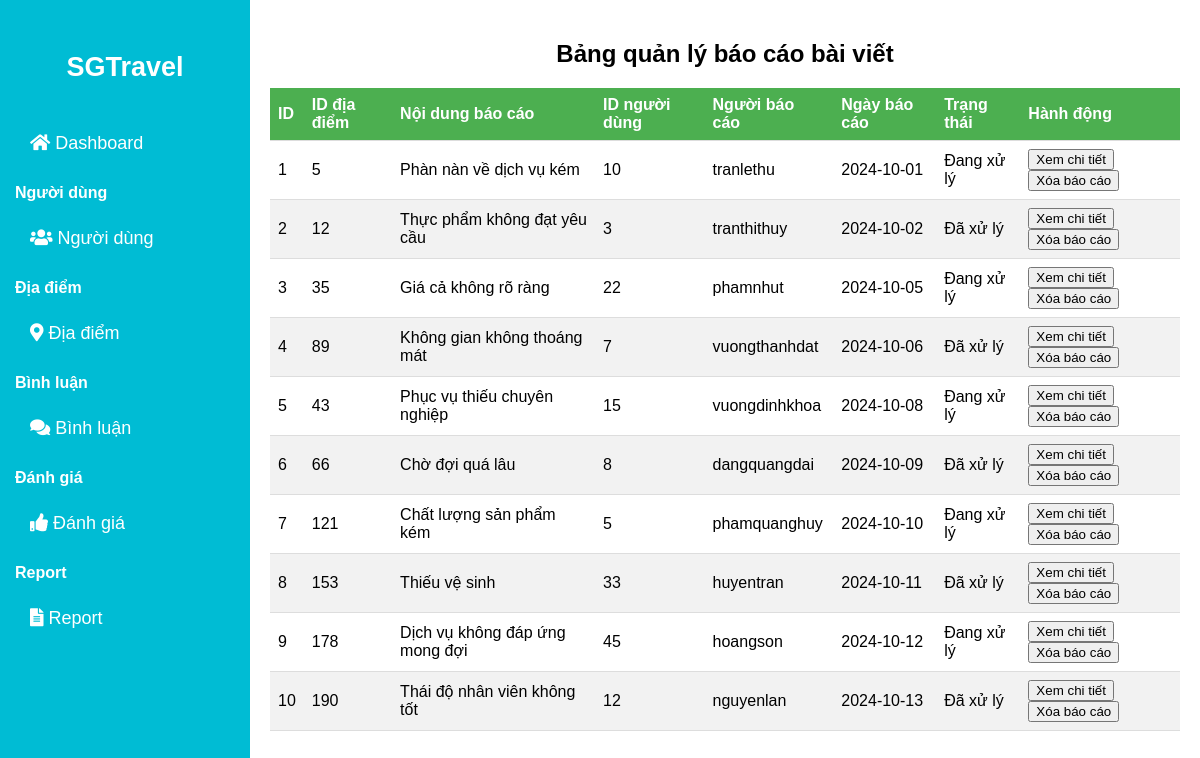
The app's page /admin/Report.php with its own data.
### tables this page shows
CREATE TABLE bao_cao (
    id INT AUTO_INCREMENT PRIMARY KEY,
    id_dia_diem INT NOT NULL,
    noi_dung_bao_cao TEXT NOT NULL,
    id_tai_khoan int NOT NULL,
    ngay_bao_cao DATE NOT NULL,
    trang_thai VARCHAR(50) NOT NULL,
    FOREIGN KEY (id_dia_diem) REFERENCES dia_diem(id),
    FOREIGN KEY (id_tai_khoan) REFERENCES tai_khoan(id)
);

CREATE TABLE tai_khoan (
    id INT AUTO_INCREMENT PRIMARY KEY, 
    ten_dang_nhap VARCHAR(50) NOT NULL UNIQUE,
    mat_khau VARCHAR(15) NOT NULL,
    phan_quyen INT NOT NULL,   
    email VARCHAR(50) NOT NULL UNIQUE, 
    so_dien_thoai VARCHAR(20), 
    trang_thai VARCHAR(20)
);

### admin/Report.php (the view, shortened to what this page needs)
<?php
$servername = "localhost";
$username = "root";
$password = "";
$dbname = "sgtravel";
$port = '3306';
$conn = new mysqli($servername, $username, $password, $dbname, $port);
$sql = "SELECT bc.id, bc.id_dia_diem, bc.noi_dung_bao_cao, bc.id_tai_khoan, tk.ten_dang_nhap AS nguoi_bao_cao, bc.ngay_bao_cao, bc.trang_thai
        FROM bao_cao bc
        JOIN tai_khoan tk ON bc.id_tai_khoan = tk.id";
$result = $conn->query($sql);
?>
<!DOCTYPE html>
<html lang="vi">
<head>
  <link
    href="https://cdnjs.cloudflare.com/ajax/libs/font-awesome/5.15.3/css/all.min.css"
    rel="stylesheet" />
</head>
<body>
  <div class="sidebar">
  <a href="./Dashboard.php"><h2>SGTravel</h2></a>
    <div class="menu-section">
      <a href="../admin/Dashboard.php"><i class="fas fa-home"></i> Dashboard</a>
    </div>
    <div class="menu-section">
      <h3>Người dùng</h3>
      <a href="../admin/User.php"><i class="fas fa-users"></i> Người dùng</a>
    </div>
    <div class="menu-section">
      <h3>Địa điểm</h3>
      <a href="../admin/Diadiem.php"><i class="fas fa-map-marker-alt"></i> Địa điểm</a>
    </div>
    <div class="menu-section">
      <h3>Bình luận</h3>
      <a href="../admin/comment.php"><i class="fas fa-comments"></i> Bình luận</a>
    </div>
    <div class="menu-section">
      <h3>Đánh giá</h3>
      <a href="../admin/Danhgia.php"><i class="fas fa-thumbs-up"></i> Đánh giá</a>
    </div>
    <div class="menu-section">
      <h3>Report</h3>
      <a href="../admin/Report.php"><i class="fas fa-file-alt"></i> Report</a>
    </div>
  </div>
  <div class="container">
    <h2>Bảng quản lý báo cáo bài viết</h2>
    <table>
      <thead>
        <tr>
          <th>ID</th>
          <th>ID địa điểm</th>
          <th>Nội dung báo cáo</th>
          <th>ID người dùng</th>
          <th>Người báo cáo</th>
          <th>Ngày báo cáo</th>
          <th>Trạng thái</th>
          <th>Hành động</th>
        </tr>
      </thead>
      <tbody>
        <?php
        if ($result->num_rows > 0) {
          while ($row = $result->fetch_assoc()) {
            echo "<tr>
                          <td>{$row['id']}</td>
                          <td>{$row['id_dia_diem']}</td>
                          <td>{$row['noi_dung_bao_cao']}</td>
                          <td>{$row['id_tai_khoan']}</td>
                          <td>{$row['nguoi_bao_cao']}</td>
                          <td>{$row['ngay_bao_cao']}</td>
                          <td>{$row['trang_thai']}</td>
                          <td>
                              <button class='xem'>Xem chi tiết</button>
                              <button class='xoa'>Xóa báo cáo</button>
                          </td>
                        </tr>";
          }
        } else {
          echo "<tr><td colspan='8'>Không có dữ liệu báo cáo</td></tr>";
        }
        ?>
      </tbody>
    </table>
  </div>
</body>
</html>

### admin/Report.php (style rules this page uses)
body { margin: 0; font-family: Arial, sans-serif; display: flex; }
.sidebar { width: 250px; background-color: #00bcd4; height: 100vh; position: fixed; top: 0; left: 0; padding-top: 20px; color: white; box-sizing: border-box; }
.sidebar h2 { text-align: center; margin-bottom: 30px; }
.sidebar a { display: block; color: white; padding: 10px; text-decoration: none; font-size: 18px; }
.sidebar .menu-section { margin-bottom: 20px; }
.sidebar .menu-section h3 { margin-left: 15px; font-size: 16px; }
.sidebar .menu-section a { padding-left: 30px; }
.container { margin-left: 250px; padding: 20px; width: calc(100% - 250px); background: #fff; box-sizing: border-box; }
h2 { text-align: center; margin-bottom: 20px; }
table { width: 100%; border-collapse: collapse; }
th, td { text-align: left; padding: 8px; border-bottom: 1px solid #ddd; }
th { background-color: #4caf50; color: white; }
tr:nth-child(even) { background-color: #f2f2f2; }

### records on screen
bao_cao: id "1", id_dia_diem "5", noi_dung_bao_cao "Phàn nàn về dịch vụ kém", id_tai_khoan "10", id_tai_khoan.ten_dang_nhap "tranlethu", ngay_bao_cao "2024-10-01", trang_thai "Đang xử lý"
bao_cao: id "2", id_dia_diem "12", noi_dung_bao_cao "Thực phẩm không đạt yêu cầu", id_tai_khoan "3", id_tai_khoan.ten_dang_nhap "tranthithuy", ngay_bao_cao "2024-10-02", trang_thai "Đã xử lý"
bao_cao: id "3", id_dia_diem "35", noi_dung_bao_cao "Giá cả không rõ ràng", id_tai_khoan "22", id_tai_khoan.ten_dang_nhap "phamnhut", ngay_bao_cao "2024-10-05", trang_thai "Đang xử lý"
bao_cao: id "4", id_dia_diem "89", noi_dung_bao_cao "Không gian không thoáng mát", id_tai_khoan "7", id_tai_khoan.ten_dang_nhap "vuongthanhdat", ngay_bao_cao "2024-10-06", trang_thai "Đã xử lý"
bao_cao: id "5", id_dia_diem "43", noi_dung_bao_cao "Phục vụ thiếu chuyên nghiệp", id_tai_khoan "15", id_tai_khoan.ten_dang_nhap "vuongdinhkhoa", ngay_bao_cao "2024-10-08", trang_thai "Đang xử lý"
bao_cao: id "6", id_dia_diem "66", noi_dung_bao_cao "Chờ đợi quá lâu", id_tai_khoan "8", id_tai_khoan.ten_dang_nhap "dangquangdai", ngay_bao_cao "2024-10-09", trang_thai "Đã xử lý"
bao_cao: id "7", id_dia_diem "121", noi_dung_bao_cao "Chất lượng sản phẩm kém", id_tai_khoan "5", id_tai_khoan.ten_dang_nhap "phamquanghuy", ngay_bao_cao "2024-10-10", trang_thai "Đang xử lý"
bao_cao: id "8", id_dia_diem "153", noi_dung_bao_cao "Thiếu vệ sinh", id_tai_khoan "33", id_tai_khoan.ten_dang_nhap "huyentran", ngay_bao_cao "2024-10-11", trang_thai "Đã xử lý"
bao_cao: id "9", id_dia_diem "178", noi_dung_bao_cao "Dịch vụ không đáp ứng mong đợi", id_tai_khoan "45", id_tai_khoan.ten_dang_nhap "hoangson", ngay_bao_cao "2024-10-12", trang_thai "Đang xử lý"
bao_cao: id "10", id_dia_diem "190", noi_dung_bao_cao "Thái độ nhân viên không tốt", id_tai_khoan "12", id_tai_khoan.ten_dang_nhap "nguyenlan", ngay_bao_cao "2024-10-13", trang_thai "Đã xử lý"
